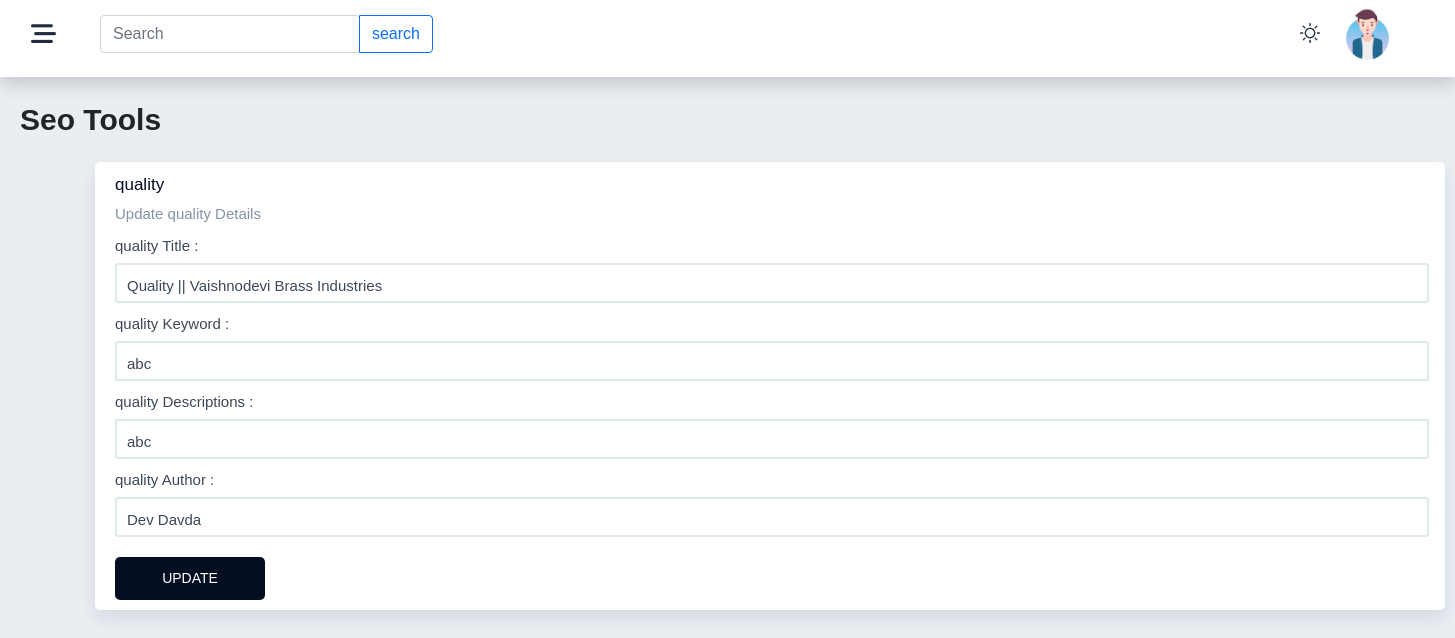
The page /admin/quality_page.php on the database its author committed.
### tables this page shows
CREATE TABLE `quality_page` (
  `id` int(255) NOT NULL,
  `quality_title` varchar(999) NOT NULL,
  `quality_keyword` varchar(999) NOT NULL,
  `quality_description` varchar(999) NOT NULL,
  `quality_author` varchar(999) NOT NULL
);

### admin/quality_page.php (the view, shortened to what this page needs)
<?php include 'includes/php/dbcon.php'; ?>
<?php
     $st = "SELECT * FROM `quality_page` WHERE `id` = 1";
     $res = mysqli_query($cn, $st) or die("Not Inserted");
     $row = mysqli_fetch_assoc($res);
?>
<!DOCTYPE html>
<html lang="en">
<head>
     <link href="https://cdn.jsdelivr.net/npm/bootstrap@5.0.2/dist/css/bootstrap.min.css" rel="stylesheet">
     <link rel="stylesheet" href="https://cdnjs.cloudflare.com/ajax/libs/font-awesome/6.5.1/css/all.min.css" />
     <link rel="stylesheet" href="https://use.fontawesome.com/releases/v5.7.2/css/all.css">
     <link rel="stylesheet" href="includes/css/footer.css">
     <link rel="stylesheet" href="includes/css/seo_tools.css">
     <link rel="stylesheet" href="includes/css/header.css">
</head>
<body>
     <?php include 'includes/php/header.php'; ?>
     <div class="tp-title-seo">
          Seo Tools
	</div>
     <div class="SEO">
          <p class="p5">quality</p>
          <p class="p6">Update quality Details</p>
          <form action="quality_page.php" method="post" enctype="multipart/form-data">
               <div class="form-group">
                    <label for="quality Title" class="first">quality Title :</label>
                    <input type="text" name="title" class="i1" value="<?php echo isset($row['quality_title']) ? $row['quality_title'] : '' ?>">
               </div>
               <div class="form-group">
                    <label for="quality Keyword" class="first">quality Keyword :</label>
                    <input type="text" name="keyword" class="i1" value="<?php echo isset($row['quality_keyword']) ? $row['quality_keyword'] : '' ?>">
               </div>
               <div class="form-group">
                    <label for="quality Descriptions" class="first">quality Descriptions :</label>
                    <input type="text" name="descriptions" class="i1" value="<?php echo isset($row['quality_description']) ? $row['quality_description'] : '' ?>">
               </div>
               <div class="form-group">
                    <label for="quality Author" class="first">quality Author :</label>
                    <input type="text" name="author" class="i1" value="<?php echo isset($row['quality_author']) ? $row['quality_author'] : '' ?>">
               </div>
               <input type="submit" class="submit" name="update_quality" value="UPDATE">
          </form>
     </div>
</body>
</html>

### admin/includes/css/seo_tools.css (style rules this page uses)
body { font-family: Arial, Helvetica, sans-serif; background-color: #e9eef3; margin-bottom: 20px; }
.SEO input[type=text] { color: #3c4858; width: 97.3%; height: 40px; padding-top: 5px; margin-top: 5px; padding-left: 10px; margin-left: 20px; font-size: 15px; border: 2px solid #e1eaea; border-radius: 2px; -webkit-border-radius: 2px; -moz-border-radius: 2px; -ms-border-radius: 2px; -o-border-radius: 2px; }
.submit { margin-top: 20px; margin-left: 20px; width: 150px; height: 43px; border: none; outline: none; margin-bottom: 10px; font-size: 14px; font-weight: 500; color: white; border-color: #030e22; background-color: #030e22; border-radius: 5px; cursor: pointer; -webkit-border-radius: 5px; -moz-border-radius: 5px; -ms-border-radius: 5px; -o-border-radius: 5px; }
.SEO { margin-top: 20px; margin-left: 95px; background-color: white; width: 1350px; border-radius: 5px; box-shadow: 0 0.5rem 1rem 0 rgba(44, 51, 73, 0.1); -webkit-border-radius: 5px; -moz-border-radius: 5px; -ms-border-radius: 5px; -o-border-radius: 5px; }
.p5 { padding-top: 10px; padding-left: 20px; margin-bottom: 5px; color: #030e22; font-size: 17px; font-weight: 500; }
.p6 { padding-left: 20px; font-size: 15px; margin-bottom: 0; color: #8492a6; }
.first { color: #3c4858; margin-top: 10px; margin-left: 20px; font-size: 15px; }
.tp-title-seo { margin-left: 20px; margin-top: 20px; font-size: 30px; font-weight: 600; }

### rows shown on the page
quality_page: title "Quality || Vaishnodevi Brass Industries", keyword "abc", descriptions "abc", author "Dev Davda"
